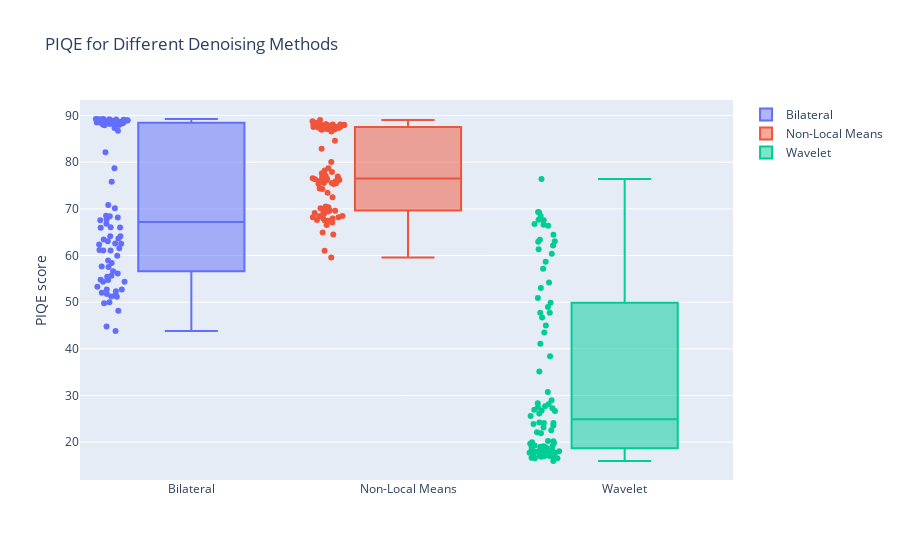

Notebook code for this chart:
### Markdown cell above
#### PIQE (Perception based Image Quality Evaluator)

### Code cell
from pypiqe import piqe

piqe_values_wavelet = [piqe(frame)[0] for frame in denoised_frames_wavelet]
piqe_values_bilateral = [piqe(frame)[0] for frame in denoised_frames_bilateral]
piqe_values_nl_means = [piqe(frame)[0] for frame in denoised_frames_nl_means]

print("Bilateral Denoising:")
print("Average PIQE:", sum(piqe_values_bilateral) / len(piqe_values_bilateral))

print("Non-local means Denoising:")
print("Average PIQE:", sum(piqe_values_nl_means) / len(piqe_values_nl_means))

print("Wavelet Denoising:")
print("Average PIQE:", sum(piqe_values_wavelet) / len(piqe_values_wavelet))

fig_piqe = go.Figure()

fig_piqe.add_trace(go.Box(y=piqe_values_bilateral, name='Bilateral', boxpoints='all'))
fig_piqe.add_trace(go.Box(y=piqe_values_nl_means, name='Non-Local Means', boxpoints='all'))
fig_piqe.add_trace(go.Box(y=piqe_values_wavelet, name='Wavelet', boxpoints='all'))

fig_piqe.update_layout(title='PIQE for Different Denoising Methods',
                       yaxis_title='PIQE score')

fig_piqe.show()

### Figure 1 — Plotly figure (JSON) as saved in the notebook; plotly's stock layout.template omitted (floating-point values rounded to 4 significant figures)
{"data": [{"boxpoints": "all", "name": "Bilateral", "type": "box", "y": [61.06, 54.4, 56.63, 57.63, 54.74, 61.2, 55.45, 52.69, 52.32, 55.69, 56.16, 52.03, 53.32, 57.54, 51.66, 58.39, 61.06, 59.94, 58.95, 52.71, 89.26, 88.97, 89.24, 89.07, 89.15, 68.5, 88.91, 88.93, 68.44, 88.95, 89.11, 89.14, 89.16, 88.31, 89.15, 89.0, 88.89, 88.75, 88.45, 89.14, 82.16, 88.69, 88.37, 86.73, 87.97, 88.22, 88.23, 88.69, 88.5, 88.29, 89.2, 88.02, 75.8, 78.68, 88.19, 89.19, 70.12, 87.9, 87.34, 70.84, 51.2, 64.13, 66.0, 65.97, 63.66, 51.17, 43.84, 64.11, 63.44, 62.56, 66.09, 44.76, 50.01, 67.57, 61.59, 63.04, 66.82, 51.74, 49.78, 62.53, 68.16, 54.37, 54.8, 67.76, 62.37, 48.18]}, {"boxpoints": "all", "name": "Non-Local Means", "type": "box", "y": [72.5, 67.95, 68.44, 69.16, 67.54, 73.47, 68.21, 67.44, 67.6, 67.98, 68.2, 70.14, 69.09, 69.58, 68.46, 70.32, 75.52, 77.11, 70.49, 69.65, 87.99, 88.06, 87.56, 88.02, 87.98, 76.45, 88.18, 88.12, 76.4, 87.92, 87.83, 88.14, 87.62, 88.45, 88.09, 88.08, 88.13, 87.54, 87.22, 88.05, 82.88, 87.12, 87.09, 84.6, 87.42, 87.15, 89.05, 87.48, 87.57, 87.84, 88.79, 86.99, 78.7, 80.02, 87.36, 87.87, 76.54, 86.94, 86.6, 76.89, 69.45, 77.88, 76.15, 75.92, 77.62, 69.86, 61.05, 76.18, 76.93, 78.22, 75.31, 59.55, 66.57, 75.9, 74.39, 74.26, 75.32, 69.09, 64.93, 75.49, 75.56, 67.48, 67.06, 76.44, 76.36, 64.48]}, {"boxpoints": "all", "name": "Wavelet", "type": "box", "y": [18.18, 16.64, 19.02, 18.72, 17.2, 17.61, 18.03, 17.03, 16.93, 17.76, 19.11, 17.68, 15.96, 19.84, 17.03, 19.97, 24.23, 23.88, 20.19, 16.56, 66.37, 63.39, 62.13, 66.57, 67.56, 26.94, 62.96, 63.05, 27.46, 67.68, 76.38, 60.38, 41.07, 38.42, 61.33, 69.23, 69.32, 57.19, 58.65, 68.46, 27.24, 43.51, 45.01, 29.0, 54.24, 48.96, 35.14, 30.75, 46.71, 53.03, 64.47, 49.87, 26.69, 28.12, 50.9, 66.74, 28.34, 47.72, 47.71, 27.71, 18.15, 24.1, 23.55, 23.16, 21.93, 18.15, 19.68, 22.15, 18.14, 20.23, 22.54, 19.26, 18.73, 25.62, 17.69, 16.85, 24.13, 18.78, 19.12, 18.34, 26.13, 16.54, 17.1, 26.79, 17.95, 18.95]}], "layout": {"title": {"text": "PIQE for Different Denoising Methods"}, "yaxis": {"title": {"text": "PIQE score"}}}}
